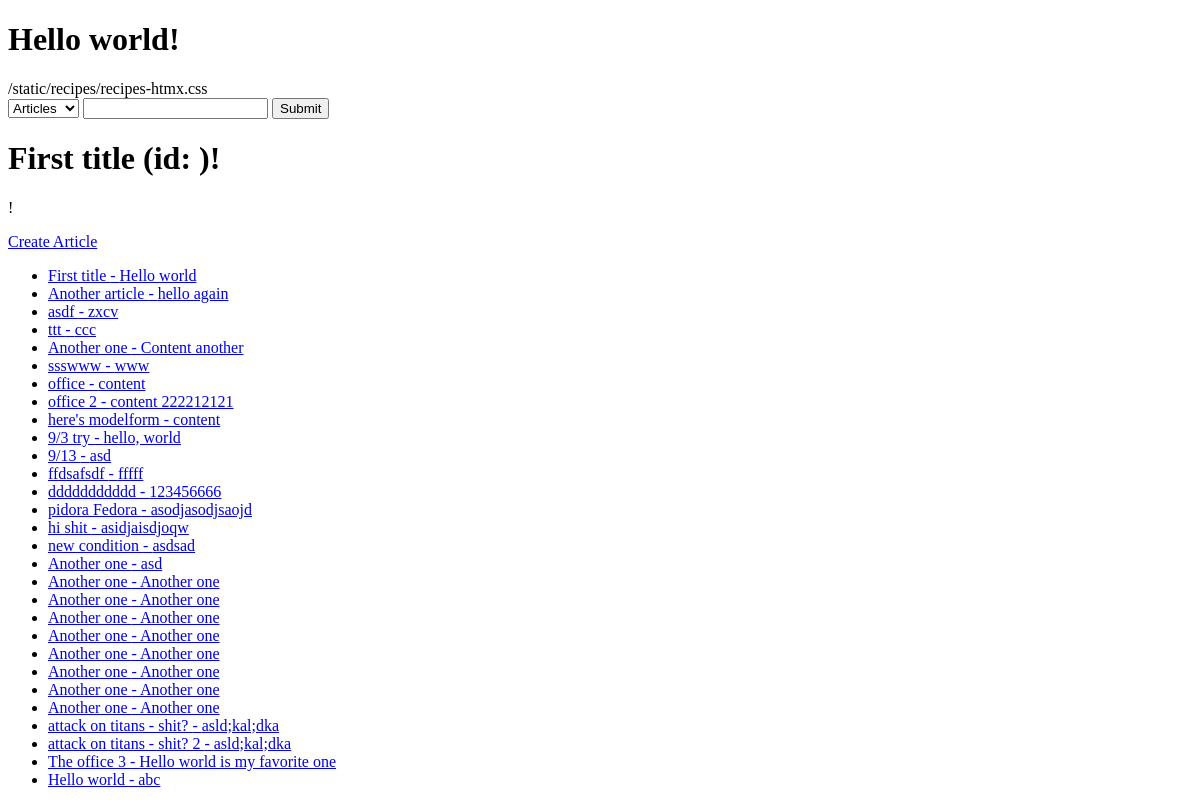
The page / on the database its author committed.
### articles/models.py (models this page shows, shortened)
class Article(models.Model):
    user = models.ForeignKey(User, blank=True, null=True, on_delete=models.SET_NULL)
    title = models.CharField(max_length=120)
    slug = models.SlugField(unique=True, blank=True, null=True)
    content = models.TextField()
    timestamp = models.DateTimeField(auto_now_add=True)
    updated = models.DateTimeField(auto_now=True)
    publish = models.DateField(auto_now_add=False, auto_now=False, null=True, blank=True)
    objects = ArticleManager()
    def get_absolute_url(self):
        return reverse("articles:detail", kwargs={"slug": self.slug})

### trydjango/views.py (the view)
# urls.py: path('', home_view), # index / home / root
def home_view(request, *args, **kwargs):
    name = "Justin" # hard coded
    random_id = random.randint(1, 4) # pseudo random
    article_obj = Article.objects.all().first()
    article_queryset = Article.objects.all()
    context = {
        "object_list": article_queryset,
        "object": article_obj,
    }
    HTML_STRING = render_to_string("home-view.html", context=context)
    return HttpResponse(HTML_STRING)

### articles/models.py (called while the page is built)
    def get_queryset(self):
        return ArticleQuerySet(self.model, using=self._db)

### templates/home-view.html
{% extends "base.html" %}
{% block content %}
<h1>{{ object.title }} (id: {{ id }})!</h1>
<p>{{ content }}!</p>
<a href='{% url "articles:create" %}'>Create Article</a>
<ul>
    {% for x in object_list %}
        {% if x.title %}
            <li><a href='{{ x.get_absolute_url }}'>{{ x.title }} - {{ x.content }}</a></li>
        {% endif %}
    {% endfor %}
</ul>
{% endblock content %}

### rows shown on the page
Article: title "First title", content "Hello world"
Article: title "Another article", content "hello again"
Article: title "asdf", content "zxcv"
Article: title "ttt", content "ccc"
Article: title "Another one", content "Content another"
Article: title "ssswww", content "www"
Article: title "office", content "content"
Article: title "office 2", content "content 222212121"
Article: title "here's modelform", content "content"
Article: title "9/3 try", content "hello, world"
Article: title "9/13", content "asd"
Article: title "ffdsafsdf", content "fffff"
Article: title "ddddddddddd", content "123456666"
Article: title "pidora Fedora", content "asodjasodjsaojd"
Article: title "hi shit", content "asidjaisdjoqw"
Article: title "new condition", content "asdsad"
Article: title "Another one", content "asd"
Article: title "Another one", content "Another one"
Article: title "Another one", content "Another one"
Article: title "Another one", content "Another one"
Article: title "Another one", content "Another one"
Article: title "Another one", content "Another one"
Article: title "Another one", content "Another one"
Article: title "Another one", content "Another one"
Article: title "Another one", content "Another one"
Article: title "attack on titans - shit?", content "asld;kal;dka"
Article: title "attack on titans - shit? 2", content "asld;kal;dka"
Article: title "The office 3", content "Hello world is my favorite one"
Article: title "Hello world", content "abc"
